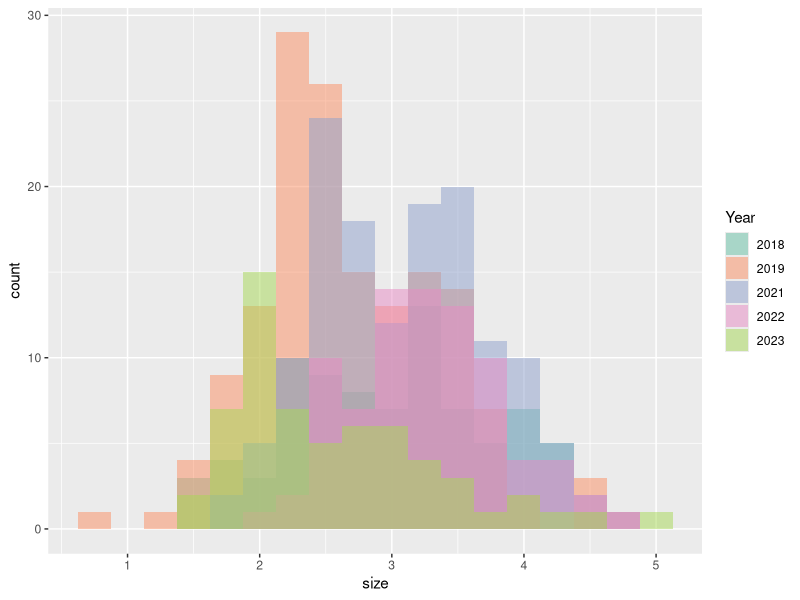
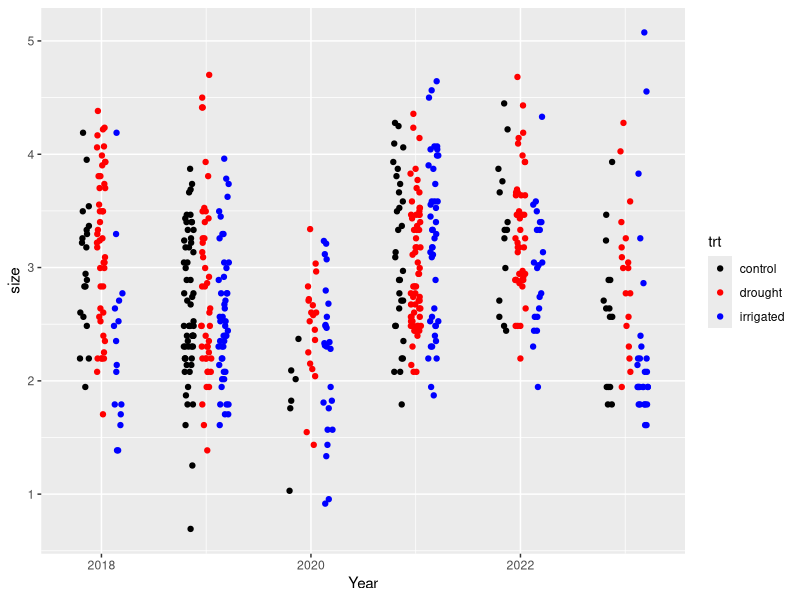
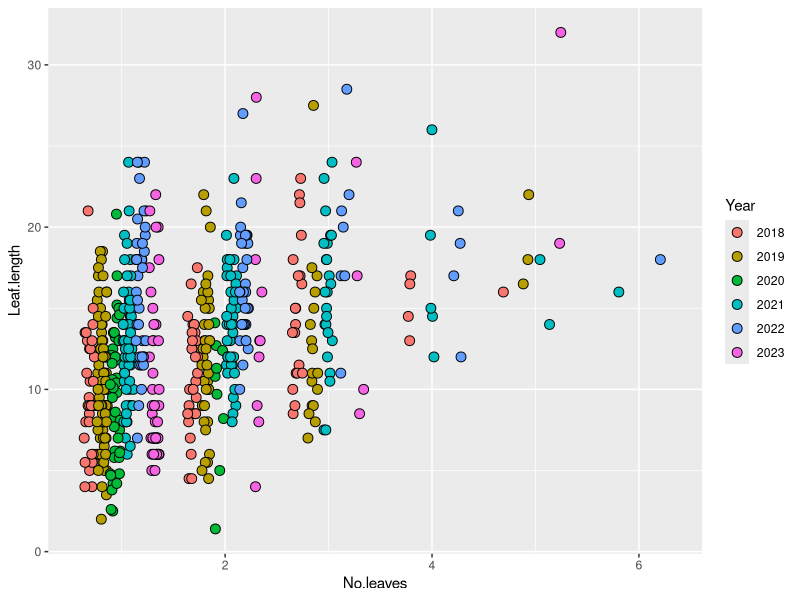
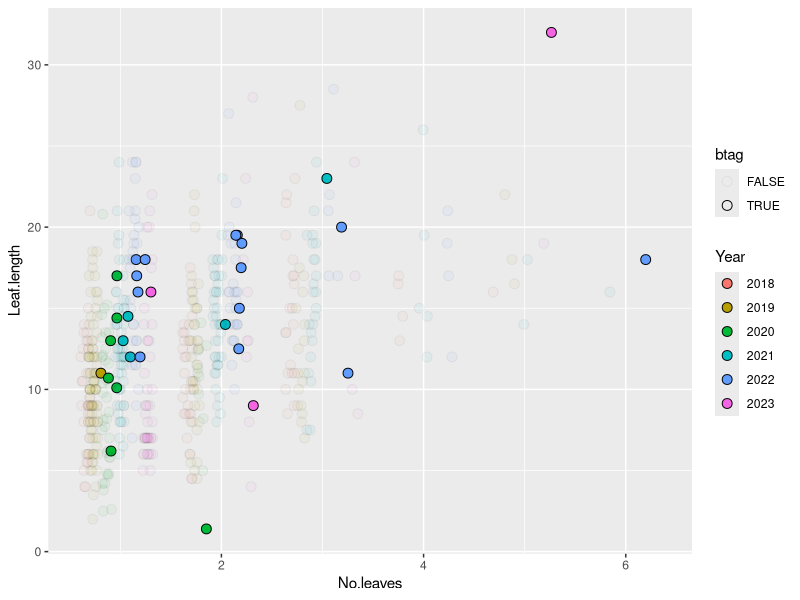
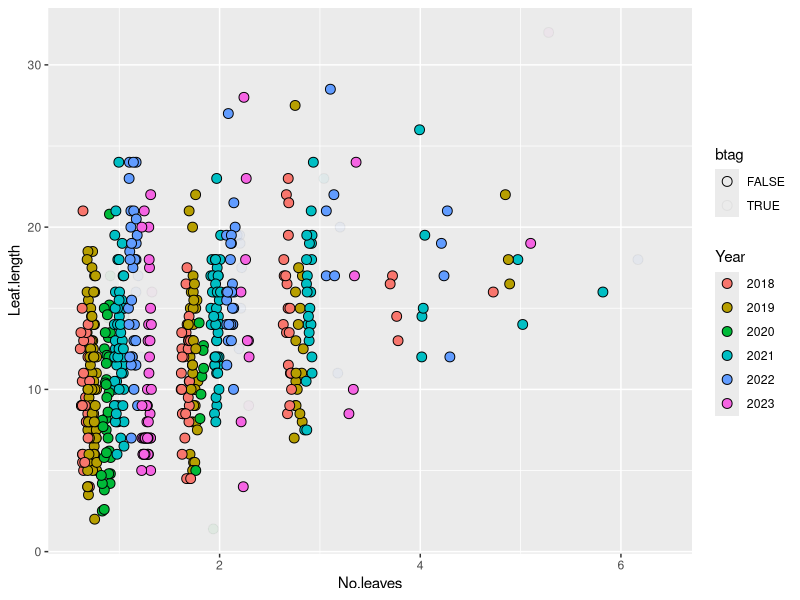
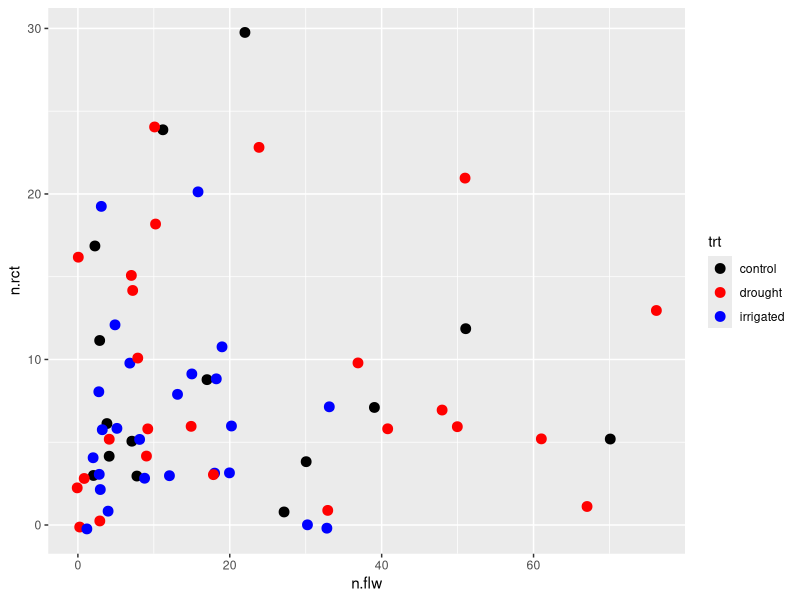
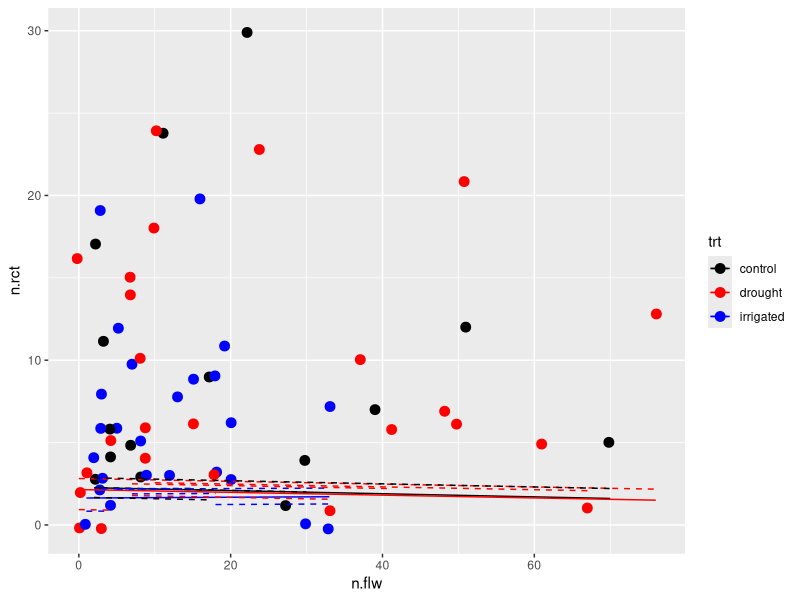

Recreate these plots in R, in order. (Note: this script raises an error after producing the figures.)
# Script for exploring "recruit" data
# SN 11 Dec 2023

library(ggplot2)
library(dplyr)
library(tidyr)
library(lme4)

rm(list = ls())

# Read in demo data
demo = read.csv('01_data_cleaning/out/demo_imputed_survival.csv') %>%
  arrange(plantid, Year) %>%
  mutate(
    flowering = case_when(
      No.umbels > 0 ~ TRUE,
      !No.umbels ~ FALSE,
      is.na(No.umbels) ~ FALSE,
      .default = NA
    )
  )

head(demo)

# How many of plants were seen previously ("reseen") and how many are only being
# seen for the first time?
# Break this down by year
# Also - how many of these plants (in either group) are flowering?
demo %>%
  filter(surv) %>%
  mutate(is.reseen = ifelse(duplicated(plantid), 'reseen', 'firsty')) %>%
  group_by(Year, is.reseen) %>%
  summarise(n = n(), pfl = mean(flowering)) %>%
  pivot_wider(names_from = is.reseen, values_from = c(n, pfl), values_fill = 0)
  
# Okay... based on this, I don't trust that the 2017 new plants are new recruits
# There are a lot of them, and most of those seen in 2017 flowered
# likewise incomplete sampling in 2020 means those shouldn't be analyzed
# going to assume 2018-2019, 2021-2023 are accurate

# Get only those plants being seen for the first time
croots = demo %>%
  filter(surv) %>%
  filter(!duplicated(plantid)) %>%
  # get rid of plants in 2017
  filter(Year > 2017)

head(croots)
nrow(croots)

# Distribution of sizes over time
croots %>%
  filter(!is.na(Leaf.length) & !is.na(No.leaves)) %>%
  mutate(size = log(Leaf.length * No.leaves)) %>%
  # removing 2020
  filter(!Year %in% 2020) %>%
  mutate(Year = factor(Year)) %>%
  ggplot(aes(x = size, group = Year, fill = Year)) +
  geom_histogram(position = position_identity(), alpha = 0.5, binwidth = 0.25) +
  scale_fill_brewer(palette = 'Set2')
# well... size peak varies from year to year. so that's interesting at least.

# Sizes by treatment over time
# (leave 2020 in for now...)
croots %>%
  filter(!is.na(Leaf.length) & !is.na(No.leaves)) %>%
  mutate(size = log(Leaf.length * No.leaves)) %>%
  ggplot(aes(x = Year, y = size, colour = trt)) +
  geom_point(position = position_jitterdodge(jitter.width = 0.1, dodge.width = 0.5)) +
  scale_colour_manual(values = c('black', 'red', 'blue'))
# interesting.
# some years seem to have treatment effects - looks often like this is irrigated
# plots having smaller recruits

# Look at leaf sizes, etc. by 
croots %>%
  mutate(Year = factor(Year)) %>%
  filter(!is.na(No.leaves) & !is.na(Leaf.length)) %>%
  ggplot(aes(x = No.leaves, y = Leaf.length, fill = Year)) +
  geom_point(
    size = 3, shape = 21,
    position = position_jitterdodge(dodge.width = .75, jitter.width = .4)
  )
# six leaves?
# some of these leaves are effing massive!!!

# Looking at the USDA docs on congeners (specifically, L. nudicaule), and some
# photos, I suppose I could imagine multi-leaved plants. But also, 30 cm??
# Seriously? That's a foot-long leaf on a supposedly-newborn (or never before
# seen) plant.

# How many of these are plants with a 'b' in the tag, i.e., plants with tags
# re-assigned after a long gap in between sightings?

croots %>%
  mutate(
    Year = factor(Year),
    btag = grepl('\\db', plantid)
  ) %>%
  filter(!is.na(No.leaves) & !is.na(Leaf.length)) %>%
  ggplot(aes(x = No.leaves, y = Leaf.length, fill = Year, alpha = btag)) +
  geom_point(
    size = 3, shape = 21,
    position = position_jitterdodge(dodge.width = .75, jitter.width = .4)
  ) +
  scale_alpha_manual(values = c(0.05, 1))
# So some, but not that many!

# What does this look like if we (more or less) ignore those plants?
croots %>%
  mutate(
    Year = factor(Year),
    btag = grepl('\\db', plantid)
  ) %>%
  filter(!is.na(No.leaves) & !is.na(Leaf.length)) %>%
  ggplot(aes(x = No.leaves, y = Leaf.length, fill = Year, alpha = btag)) +
  geom_point(
    size = 3, shape = 21,
    position = position_jitterdodge(dodge.width = .75, jitter.width = .4)
  ) +
  scale_alpha_manual(values = c(1, 0.05))
# Still plenty of plants with >20cm leaves

# Not sure how much I trust this size data!

#####
#####
#####

# What about "recruits" per plot vs. number of flowering plants in that plot?
# (need to do this in two steps... for some reason)
flw.rct.same.year = demo %>%
  mutate(first = !duplicated(plantid)) %>%
  filter(surv) %>%
  group_by(Year, Plot, trt) %>%
  summarise(
    n.rct = sum(first),
    n.flw = sum(flowering)
  ) %>%
  ungroup()

flw.rct = merge(
    x = flw.rct.same.year %>% select(Year, Plot, trt, n.rct),
    # add 1 to year so that flowering merges with year recruit was seen
    y = flw.rct.same.year %>% select(Year, Plot, trt, n.flw) %>% mutate(Year = Year + 1)
  ) %>%
  filter(Year > 2017, !Year %in% 2020) %>%
  arrange(Year, Plot) %>%
  mutate(across(c(Year, Plot), factor))

head(flw.rct)

# Check to make sure this is right
flw.rct.same.year %>% filter(Plot %in% 2)
flw.rct %>% filter(Plot %in% 2)
# in 2018, plot 2 had 5 new plants
# in 2017, plot 2 had 7 flowering plants
# good

flw.rct.plot = flw.rct %>%
  ggplot(aes(x = n.flw, y = n.rct, colour = trt)) +
  geom_point(
    size = 3,
    position = position_jitter(width = .25, height = .25)
  ) +
  scale_colour_manual(values = c('black', 'red', 'blue'))

flw.rct.plot
# no obvious pattern based on this plot...

# What woudl a glmer say?
flw.rct.mod = glmer(
  n.rct ~ n.flw + (1 | Plot) + (1 | Year),
  family = 'poisson',
  data = flw.rct
)

summary(flw.rct.mod)
# LMAO A NEGATIVE EFFECT

flw.rct.trt.mod = glmer(
  n.rct ~ trt * n.flw + (1 | Plot) + (1 | Year),
  family = 'poisson',
  data = flw.rct
)

summary(flw.rct.trt.mod)
# Unbelievable.

flw.rct.trt.mod.out = flw.rct %>%
  mutate(
    trt.pred = predict(flw.rct.trt.mod, newdata = ., re.form = ~ 0),
    plt.pred = predict(flw.rct.trt.mod, newdata = ., re.form = ~ (1 | Plot))
)

flw.rct.plot +
  geom_line(
    data = flw.rct.trt.mod.out,
    aes(y = trt.pred, colour = trt)
  ) +
  geom_line(
    data = flw.rct.trt.mod.out,
    aes(y = plt.pred, colour = trt, group = Plot),
    linetype = 2, linewidth = 0.5
  )

rct.per.flw.mod = glmer(
  n.rct ~ trt + (1 | Plot) + (1 | Year),
  offset = n.flw,
  family = 'poisson',
  data = flw.rct
)
# (non-positive definite VcV)
# sweet. awesome. amazing.

flw.rct %>% filter(!n.flw)
# three plots with zero flowering plants, two of which have new plants...
flw.rct.same.year %>% filter(Plot %in% c(5, 10)) %>% arrange(Plot, Year)
# looks okay to me...

# Let's look at plot 10, year 2020: no flowering plants. sampling?
demo %>% filter(Year %in% 2020, Plot %in% 10)
# there are just not that many plants in this plot
demo %>% filter(Year %in% 2017, Plot %in% 10)
# then how are we still getting recruits there... lol
